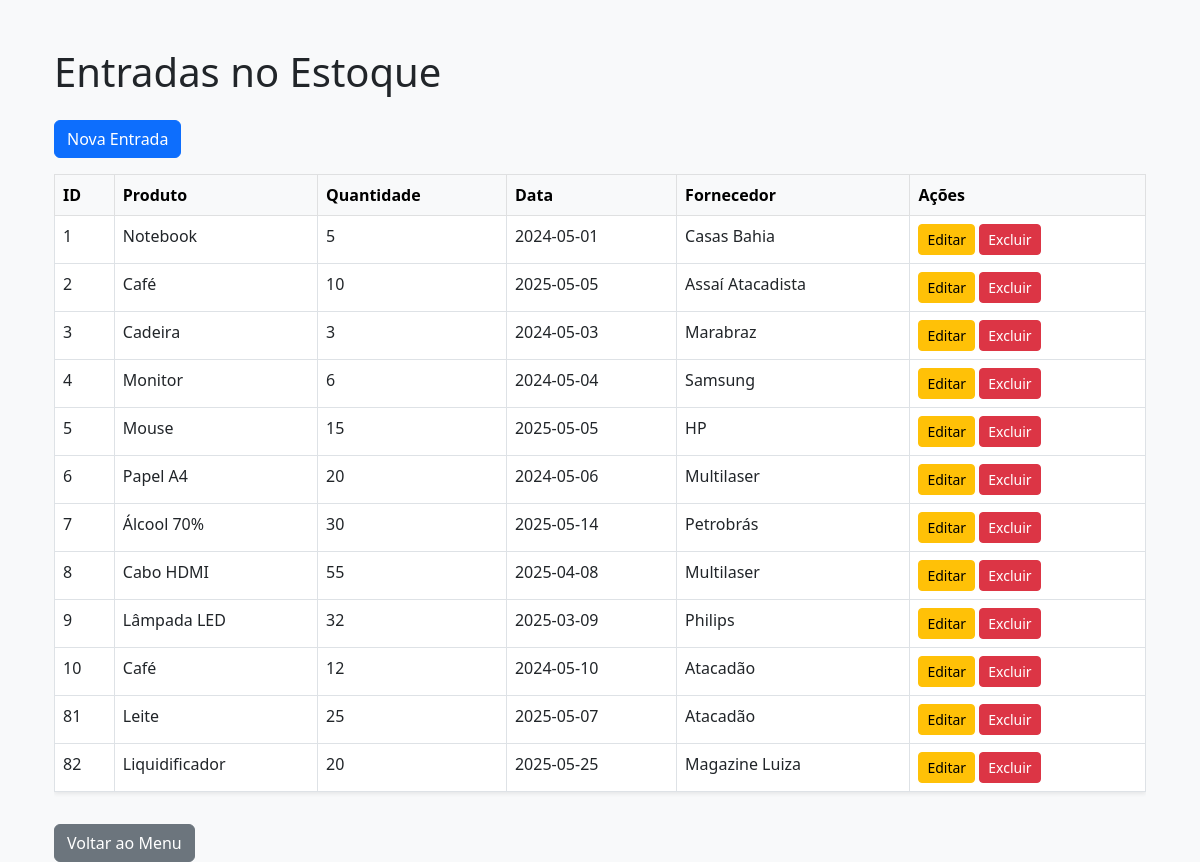
The page /entradas_estoque.php on the database its author committed.
### tables this page shows
CREATE TABLE entradas_estoque (
    id INTEGER PRIMARY KEY AUTOINCREMENT,
    produto_id INTEGER,
    quantidade INTEGER,
    data TEXT,
    fornecedor_id INTEGER,
    FOREIGN KEY (produto_id) REFERENCES produtos(id),
    FOREIGN KEY (fornecedor_id) REFERENCES fornecedores(id)
);

CREATE TABLE produtos (
    id INTEGER PRIMARY KEY AUTOINCREMENT,
    nome TEXT,
    descricao TEXT,
    quantidade INTEGER,
    preco REAL,
    categoria_id INTEGER,
    FOREIGN KEY (categoria_id) REFERENCES categorias(id)
);

CREATE TABLE fornecedores (
    id INTEGER PRIMARY KEY AUTOINCREMENT,
    nome TEXT,
    contato TEXT,
    email TEXT,
    cnpj TEXT
);

### entradas_estoque.php (the view, shortened to what this page needs)
<?php
include 'header.php';
$pdo = new PDO('sqlite:backup.db');
$sql = "SELECT e.*, p.nome AS produto, f.nome AS fornecedor
        FROM entradas_estoque e
        LEFT JOIN produtos p ON e.produto_id = p.id
        LEFT JOIN fornecedores f ON e.fornecedor_id = f.id";
$entradas = $pdo->query($sql)->fetchAll(PDO::FETCH_ASSOC);
?>
<div class="container mt-5">
    <h1 class="mb-4">Entradas no Estoque</h1>
    <a href="entrada_form.php" class="btn btn-primary mb-3">Nova Entrada</a>
    <div class="table-responsive">
        <table class="table table-bordered table-hover bg-white shadow-sm">
            <thead class="table-light">
                <tr>
                    <th>ID</th>
                    <th>Produto</th>
                    <th>Quantidade</th>
                    <th>Data</th>
                    <th>Fornecedor</th>
                    <th>Ações</th>
                </tr>
            </thead>
            <tbody>
                <?php foreach ($entradas as $e): ?>
                <tr>
                    <td><?= $e['id'] ?></td>
                    <td><?= htmlspecialchars($e['produto']) ?></td>
                    <td><?= $e['quantidade'] ?></td>
                    <td><?= $e['data'] ?></td>
                    <td><?= htmlspecialchars($e['fornecedor']) ?></td>
                    <td>
                        <a href="entrada_form.php?id=<?= $e['id'] ?>" class="btn btn-sm btn-warning">Editar</a>
                        <a href="entrada_excluir.php?id=<?= $e['id'] ?>" class="btn btn-sm btn-danger" onclick="return confirm('Confirmar exclusão?')">Excluir</a>
                    </td>
                </tr>
                <?php endforeach; ?>
            </tbody>
        </table>
    </div>
    <a href="index.php" class="btn btn-secondary mt-3">Voltar ao Menu</a>
</div>
<?php include 'footer.php'; ?>

### rows shown on the page
entradas_estoque: id "1", produto.nome "Notebook", quantidade "5", data "2024-05-01", fornecedor.nome "Casas Bahia"
entradas_estoque: id "2", produto.nome "Café", quantidade "10", data "2025-05-05", fornecedor.nome "Assaí Atacadista"
entradas_estoque: id "3", produto.nome "Cadeira", quantidade "3", data "2024-05-03", fornecedor.nome "Marabraz"
entradas_estoque: id "4", produto.nome "Monitor", quantidade "6", data "2024-05-04", fornecedor.nome "Samsung"
entradas_estoque: id "5", produto.nome "Mouse", quantidade "15", data "2025-05-05", fornecedor.nome "HP"
entradas_estoque: id "6", produto.nome "Papel A4", quantidade "20", data "2024-05-06", fornecedor.nome "Multilaser"
entradas_estoque: id "7", produto.nome "Álcool 70%", quantidade "30", data "2025-05-14", fornecedor.nome "Petrobrás"
entradas_estoque: id "8", produto.nome "Cabo HDMI", quantidade "55", data "2025-04-08", fornecedor.nome "Multilaser"
entradas_estoque: id "9", produto.nome "Lâmpada LED", quantidade "32", data "2025-03-09", fornecedor.nome "Philips"
entradas_estoque: id "10", produto.nome "Café", quantidade "12", data "2024-05-10", fornecedor.nome "Atacadão"
entradas_estoque: id "81", produto.nome "Leite", quantidade "25", data "2025-05-07", fornecedor.nome "Atacadão"
entradas_estoque: id "82", produto.nome "Liquidificador", quantidade "20", data "2025-05-25", fornecedor.nome "Magazine Luiza"
